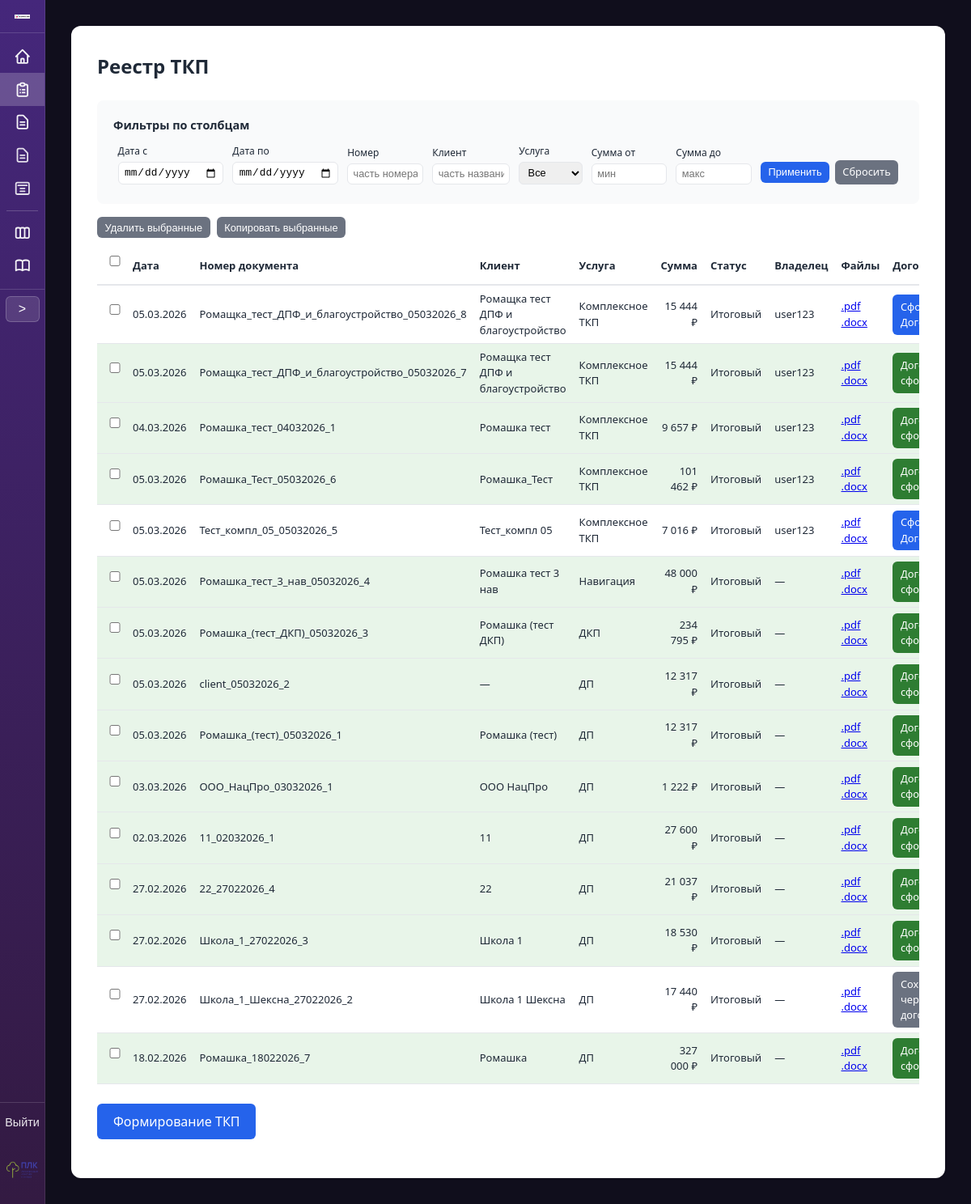
Page /table/ (signed in) on the earlier database version.
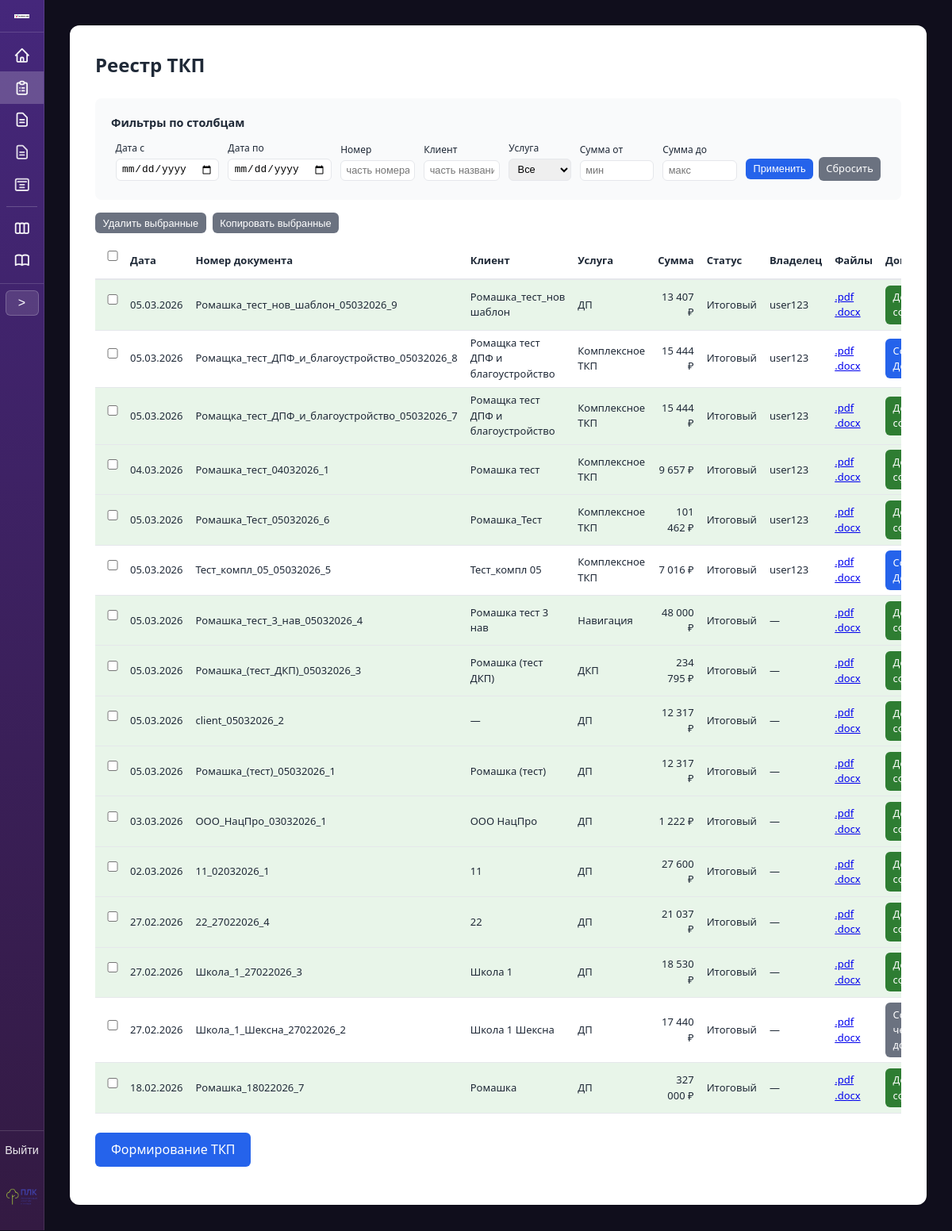
Same page on the later database version.
### proposals/models.py (models this page shows, shortened)
class TKPRecord(models.Model):
    STATUS_DRAFT = 'draft'
    STATUS_FINAL = 'final'
    STATUS_CHOICES = [
        (STATUS_DRAFT, 'Черновик'),
        (STATUS_FINAL, 'Итоговый'),
    ]
    date = models.DateField('Дата')
    number = models.CharField('Номер документа', max_length=150, unique=True)
    client = models.CharField('Клиент', max_length=255, blank=True)
    service = models.CharField('Услуга', max_length=255)
    sum_total = models.DecimalField('Сумма', max_digits=15, decimal_places=2, default=0)
    room = models.TextField('Параметры объекта / помещение', blank=True)
    s = models.CharField('Площадь / количество', max_length=100, blank=True)
    text = models.TextField('Произвольный текст из ТКП', blank=True)
    status = models.CharField(
        'Статус',
        max_length=20,
        choices=STATUS_CHOICES,
        default=STATUS_FINAL,
    )
    notes = models.TextField('Заметки по сделке', blank=True, default='')
    rows_json = models.JSONField(
        'Строки комплексного ТКП (позиции)',
        null=True,
        blank=True,
        help_text='Список строк: service_name, comment, srok, unit, quantity, price_per_unit, total',
    )
    created_at = models.DateTimeField('Создано', auto_now_add=True)
    created_by = models.ForeignKey(
        settings.AUTH_USER_MODEL,
        on_delete=models.SET_NULL,
        null=True,
        blank=True,
        related_name='created_tkp_records',
        verbose_name='Владелец',
    )
    class Meta:
        verbose_name = 'Запись ТКП'
        verbose_name_plural = 'Записи ТКП'
        ordering = ['-created_at']

### proposals/views.py (the view, shortened to what this page needs)
# urls.py: path('table/', views.table_view, name='table'),
@login_required
@require_http_methods(['GET', 'POST'])
def table_view(request):
    records = TKPRecord.objects.select_related('created_by').all()
    date_from = request.GET.get('date_from', '').strip()
    date_to = request.GET.get('date_to', '').strip()
    number = request.GET.get('number', '').strip()
    client = request.GET.get('client', '').strip()
    service = request.GET.get('service', '').strip()
    sum_min = request.GET.get('sum_min', '').strip()
    sum_max = request.GET.get('sum_max', '').strip()
    if date_from:
        try:
            d = datetime.strptime(date_from, '%Y-%m-%d').date()
            records = records.filter(date__gte=d)
        except ValueError:
            pass
    if date_to:
        try:
            d = datetime.strptime(date_to, '%Y-%m-%d').date()
            records = records.filter(date__lte=d)
        except ValueError:
            pass
    if number:
        records = records.filter(number__icontains=number)
    if client:
        records = records.filter(client__icontains=client)
    if service:
        records = records.filter(service=service)
    if sum_min:
        try:
            records = records.filter(sum_total__gte=Decimal(sum_min.replace(',', '.')))
        except (ValueError, Exception):
            pass
    if sum_max:
        try:
            records = records.filter(sum_total__lte=Decimal(sum_max.replace(',', '.')))
        except (ValueError, Exception):
            pass
    services = list(TKPRecord.objects.values_list('service', flat=True).distinct().order_by('service'))
    contract_template_by_service = SERVICE_TO_CONTRACT_TEMPLATE
    contract_by_tkp = {
        c.tkp_id: c
        for c in ContractRecord.objects.filter(
            status=ContractRecord.STATUS_FINAL, tkp__isnull=False
        ).select_related('tkp')
    }
    contract_draft_by_tkp = {
        c.tkp_id: c
        for c in ContractRecord.objects.filter(
            status=ContractRecord.STATUS_DRAFT, tkp__isnull=False
        ).select_related('tkp')
    }
    contract_template_by_tkp = {}
    for r in records:
        if r.service == 'Комплексное ТКП' and r.rows_json:
            tpl = get_contract_template_for_complex_tkp(r.rows_json)
            contract_template_by_tkp[r.pk] = tpl if tpl else True
    context = {
        'records': records,
        'filters': {
            'date_from': date_from,
            'date_to': date_to,
            'number': number,
            'client': client,
            'service': service,
            'sum_min': sum_min,
            'sum_max': sum_max,
        },
        'services_list': services,
        'contract_template_by_service': contract_template_by_service,
        'contract_template_by_tkp': contract_template_by_tkp,
        'contract_by_tkp': contract_by_tkp,
        'contract_draft_by_tkp': contract_draft_by_tkp,
    }
    return render(request, 'proposals/table.html', context)

### proposals/templatetags/proposal_filters.py (called while the page is built)
@register.filter
def get_item(d, key):
    if d is None:
        return None
    return d.get(key) if hasattr(d, 'get') else None

@register.filter
def format_price(value):
    if value is None:
        return ''
    try:
        s = str(int(value))
    except (ValueError, TypeError):
        return str(value)
    n = len(s)
    if n <= 3:
        return s
    r = n % 3 or 3
    result = s[:r]
    for i in range(r, n, 3):
        result += ' ' + s[i:i + 3]
    return result

### proposals/views.py (called while the page is built)
def get_contract_template_for_complex_tkp(rows):
    if not rows:
        return None
    service_names = {r.get('service_name', '').strip() for r in rows}
    has_facade = 'Фасад' in service_names
    has_blag = 'Благоустройство' in service_names
    if has_facade and has_blag:
        return '08_Договор_ДПФ_Благоустройство.docx'
    nav_content_count = sum(1 for s in ('Навигация', 'Контент', 'Навигация_стенды') if s in service_names)
    if nav_content_count >= 2:
        return '05_Договор_Контент_Навигация.docx'
    return None

### proposals/templates/proposals/table.html (shortened to what the changed rows need)
{% extends "proposals/base.html" %}
{% load proposal_filters %}
{% block container_extra_class %}container--wide{% endblock %}
{% block content %}
<div style="overflow-x: auto;">
<h1>Реестр ТКП</h1>
<form id="bulk-form-tkp" method="post" action="{% url 'proposals:table' %}{% if request.GET %}?{{ request.GET.urlencode }}{% endif %}">
<table class="table-tkp-list" style="width: 100%; border-collapse: collapse; margin-top: 0; font-size: 0.8125rem;">
    <thead>
        <tr style="border-bottom: 2px solid var(--border);">
            <th style="text-align: center; padding: 0.4rem 0.5rem; width: 2.5rem;"><input type="checkbox" id="tkp-select-all" title="Выбрать все" aria-label="Выбрать все"></th>
            <th style="text-align: left; padding: 0.4rem 0.5rem;">Дата</th>
            <th style="text-align: left; padding: 0.4rem 0.5rem;">Номер документа</th>
            <th style="text-align: left; padding: 0.4rem 0.5rem;">Клиент</th>
            <th style="text-align: left; padding: 0.4rem 0.5rem;">Услуга</th>
            <th style="text-align: right; padding: 0.4rem 0.5rem;">Сумма</th>
            <th style="text-align: left; padding: 0.4rem 0.5rem;">Статус</th>
            <th style="text-align: left; padding: 0.4rem 0.5rem;">Владелец</th>
            <th style="text-align: left; padding: 0.4rem 0.5rem;">Файлы</th>
            <th style="text-align: left; padding: 0.4rem 0.5rem;">Договор</th>
        </tr>
    </thead>
    <tbody>
        {% for r in records %}
        {% with contract_for_row=contract_by_tkp|get_item:r.pk contract_draft_for_row=contract_draft_by_tkp|get_item:r.pk %}
        <tr class="{% if r.status == 'draft' %}tkp-row-draft{% elif contract_for_row %}tkp-row-with-contract{% endif %}" style="border-bottom: 1px solid var(--border);">
            <td style="padding: 0.4rem 0.5rem; text-align: center;"><input type="checkbox" name="ids" value="{{ r.pk }}" form="bulk-form-tkp" class="tkp-row-cb"></td>
            <td style="padding: 0.4rem 0.5rem;">{{ r.date|date:"d.m.Y" }}</td>
            <td style="padding: 0.4rem 0.5rem;">
                {% if r.status == 'draft' %}
                <a href="{% if r.service == 'Комплексное ТКП' %}{% url 'proposals:complex_form' %}?draft_id={{ r.pk }}{% else %}{% url 'proposals:form' %}?draft_id={{ r.pk }}{% endif %}">{{ r.number }}</a>
                {% else %}
                {{ r.number }}
                {% endif %}
            </td>
            <td style="padding: 0.4rem 0.5rem;">{{ r.client|default:"—" }}</td>
            <td style="padding: 0.4rem 0.5rem;">{{ r.service }}</td>
            <td style="padding: 0.4rem 0.5rem; text-align: right;">{{ r.sum_total|format_price }} ₽</td>
            <td style="padding: 0.4rem 0.5rem;">{{ r.get_status_display|default:"Итоговый" }}</td>
            <td style="padding: 0.4rem 0.5rem;">{% if r.created_by %}{{ r.created_by.get_full_name|default:r.created_by.username }}{% else %}—{% endif %}</td>
            <td style="padding: 0.4rem 0.5rem;">
                {% if r.status == 'draft' %}—{% else %}
                <a href="{% url 'proposals:download_file' 'pdf' %}?f={{ r.number|urlencode }}" class="table-file-link">.pdf</a>
                <a href="{% url 'proposals:download_file' 'docx' %}?f={{ r.number|urlencode }}" class="table-file-link">.docx</a>
                {% endif %}
            </td>
            <td style="padding: 0.4rem 0.5rem;">
                {% if r.status == 'draft' %}
                {% if r.pk in contract_template_by_tkp or r.service in contract_template_by_service %}
                <a href="{% url 'proposals:requisites_add' %}?tkp_id={{ r.pk }}&from=contract" class="btn btn-sm">Сформировать Договор</a>
                {% else %}—{% endif %}
                {% elif contract_for_row %}
                <a href="#" class="btn btn-sm btn-contract-done" data-contract-card="{% url 'proposals:contract_card' contract_for_row.pk %}">Договор сформирован</a>
                {% elif contract_draft_for_row %}
                <a href="{% url 'proposals:contract_form' r.pk %}?contract_draft_id={{ contract_draft_for_row.pk }}" class="btn btn-sm btn-contract-draft">Сохранен черновик договора</a>
                {% elif r.service in contract_template_by_service %}
                <a href="{% url 'proposals:requisites_add' %}?tkp_id={{ r.pk }}&from=contract" class="btn btn-sm">Сформировать Договор</a>
                {% elif r.pk in contract_template_by_tkp %}
                <a href="{% url 'proposals:requisites_add' %}?tkp_id={{ r.pk }}&from=contract" class="btn btn-sm">Сформировать Договор</a>
                {% else %}
                —
                {% endif %}
            </td>
        </tr>
        {% endwith %}
        {% empty %}
        <tr>
            <td colspan="11" style="padding: 0.75rem; color: var(--text-muted); font-size: 0.8125rem;">Нет сформированных ТКП</td>
        </tr>
        {% endfor %}
    </tbody>
</table>
</form>
{% endblock %}

Differences in the rows shown:
added TKPRecord: date "05.03.2026", number "Ромашка_тест_нов_шаблон_05032026_9", client "Ромашка_тест_нов шаблон", service "ДП", sum_total "13 407", status "Итоговый", created_by.get_full_name "user123", shows "Договор сформирован"
